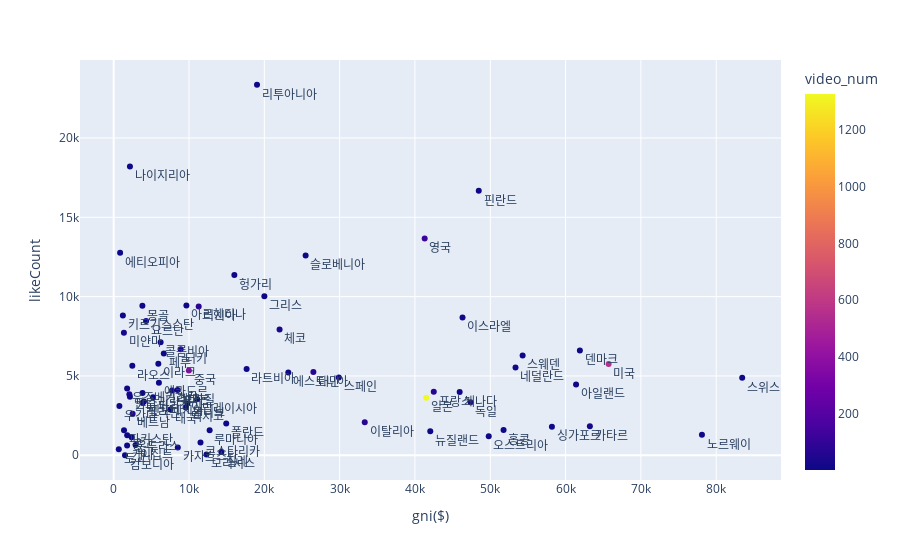

Notebook cell for this chart:
### Code cell
fig = px.scatter(countires_stat, x="gni($)", y="likeCount", color = "video_num", text="country")
fig.update_traces(textposition="bottom right")
fig.show()

### Figure 1 — Plotly figure (JSON) as saved in the notebook; plotly's stock layout.template omitted (floating-point values rounded to 4 significant figures)
{"data": [{"hovertemplate": "gni($)=%{x}<br>likeCount=%{y}<br>country=%{text}<br>video_num=%{marker.color}<extra></extra>", "legendgroup": "", "marker": {"color": [2, 2, 4, 4, 1, 124, 1, 14, 2, 2, 1, 2, 11, 4, 6, 7, 76, 70, 7, 560, 4, 25, 1, 16, 374, 2, 63, 1, 27, 5, 4, 1, 4, 4, 45, 1327, 3, 4, 16, 2, 1, 11, 1, 4, 2, 23, 61, 7, 61, 21, 15, 18, 5, 15, 1, 2, 3, 3, 65, 2, 1, 6, 2, 3, 2, 1, 1, 1, 1, 1, 1, 1], "coloraxis": "coloraxis", "symbol": "circle"}, "mode": "markers+text", "name": "", "orientation": "v", "showlegend": false, "text": ["나이지리아", "슬로베니아", "핀란드", "아르헨티나", "리투아니아", "영국", "그리스", "터키", "헝가리", "스웨덴", "라트비아", "에티오피아", "이스라엘", "페루", "몽골", "네덜란드", "대만", "러시아", "콜롬비아", "미국", "덴마크", "미얀마", "요르단", "스페인", "중국", "라오스", "프랑스", "이라크", "체코", "스위스", "스리랑카", "키르기스스탄", "아일랜드", "레바논", "인도", "일본", "에스토니아", "말레이시아", "캐나다", "에콰도르", "몰디브", "브라질", "루마니아", "가나", "파라과이", "필리핀", "독일", "폴란드", "베트남", "인도네시아", "멕시코", "태국", "홍콩", "카타르", "캄보디아", "뉴질랜드", "오스트리아", "우즈베키스탄", "이탈리아", "온두라스", "우간다", "싱가포르", "파키스탄", "노르웨이", "이집트", "케냐", "콩고", "토고", "코스타리카", "카자흐스탄", "칠레", "모리셔스"], "textposition": "bottom right", "type": "scatter", "x": [2157.0, 25480.0, 48470.0, 9654.0, 19030.0, 41290.0, 20010.0, 8893.0, 16020.0, 54300.0, 17650.0, 853.3, 46320.0, 6652.0, 3811.0, 53350.0, 26514, 11290.0, 6228.0, 65720.0, 61900.0, 1356.0, 4299.0, 29890.0, 9979.0, 2475.0, 42500.0, 5927.0, 22020.0, 83450.0, 3826.0, 1221.0, 61390.0, 7752.0, 2081.0, 41490.0, 23190.0, 11090.0, 45940.0, 6005.0, 9792.0, 8486.0, 12740.0, 2154.0, 5216.0, 3832.0, 47390.0, 14940.0, 2512.0, 4012.0, 9572.0, 7520.0, 51770.0, 63220.0, 1501.0, 42040.0, 49790.0, 1783.0, 33330.0, 2378.0, 756.1, 58180.0, 1371.0, 78110.0, 2910.0, 1780.0, 1792.0, 678.1, 11530.0, 8510.0, 14300.0, 12320.0], "xaxis": "x", "y": [18197, 12592, 16670.0, 9438.0, 23357, 13670.0, 10029, 6688.0, 11366, 6296, 5431, 12764, 8686.0, 6421.0, 9419.0, 5529.0, 5244.0, 9371.0, 7116.0, 5758.0, 6600, 7730.0, 8466, 4896.0, 5349.0, 5642, 3997.0, 5769, 7921.0, 4879.0, 3922.0, 8808, 4455.0, 4080.0, 3844.0, 3632.0, 5218.0, 3533.0, 3994.0, 4571, 3256, 4111.0, 1578, 3680.0, 3661, 3288.0, 3347.0, 1998.0, 2621.0, 3385.0, 3016.0, 2876.0, 1594.0, 1825, 0, 1518.0, 1202, 4204, 2082.0, 1138.0, 3111, 1800.0, 1572.0, 1292, 639.5, 610, 1261, 371, 808, 489, 204, 49], "yaxis": "y"}], "layout": {"coloraxis": {"colorbar": {"title": {"text": "video_num"}}, "colorscale": [[0, "#0d0887"], [0.1111, "#46039f"], [0.2222, "#7201a8"], [0.3333, "#9c179e"], [0.4444, "#bd3786"], [0.5556, "#d8576b"], [0.6667, "#ed7953"], [0.7778, "#fb9f3a"], [0.8889, "#fdca26"], [1, "#f0f921"]]}, "legend": {"tracegroupgap": 0}, "margin": {"t": 60}, "xaxis": {"anchor": "y", "domain": [0, 1], "title": {"text": "gni($)"}}, "yaxis": {"anchor": "x", "domain": [0, 1], "title": {"text": "likeCount"}}}}
